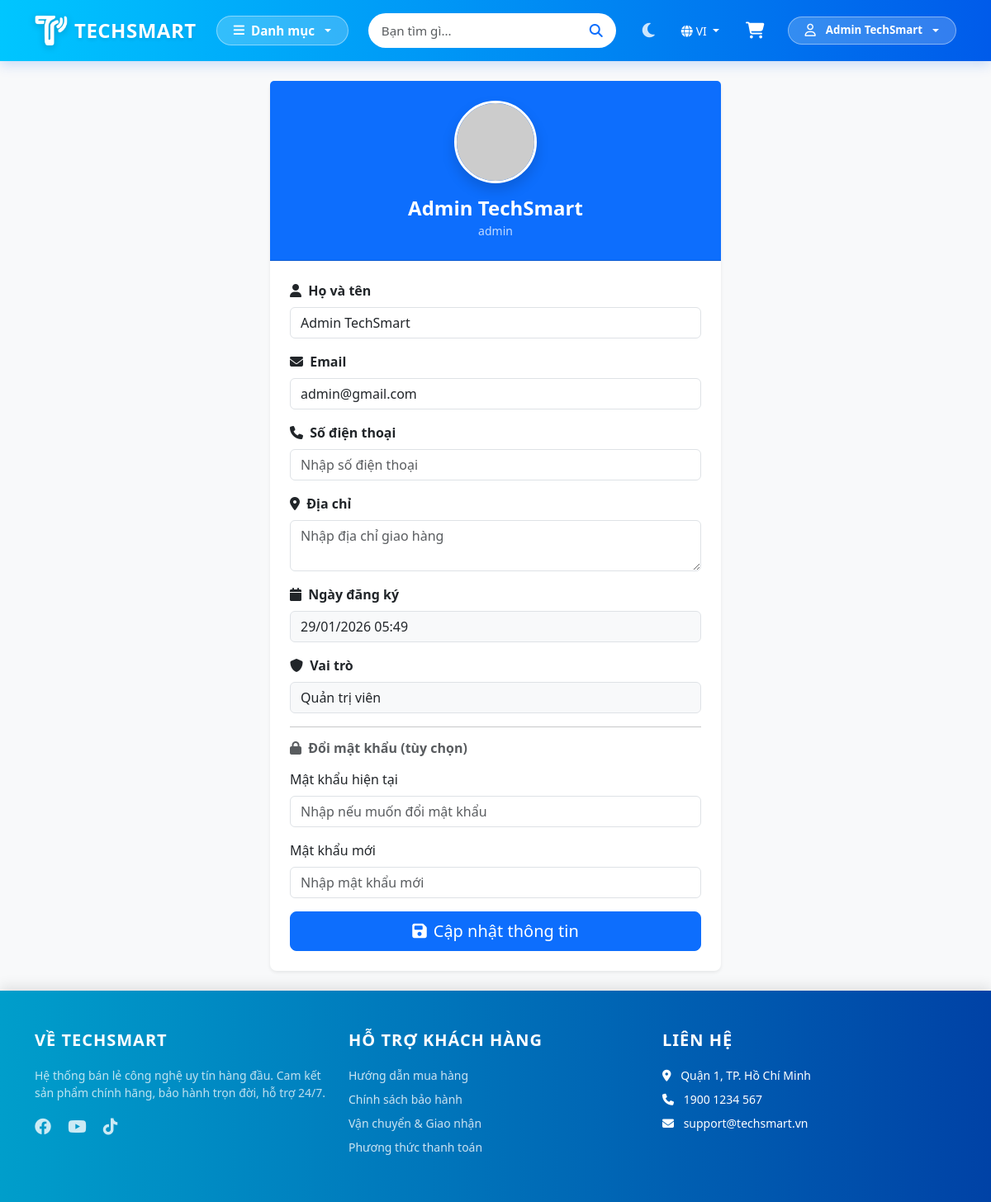
The app's page /auth/profile (signed in), older data.
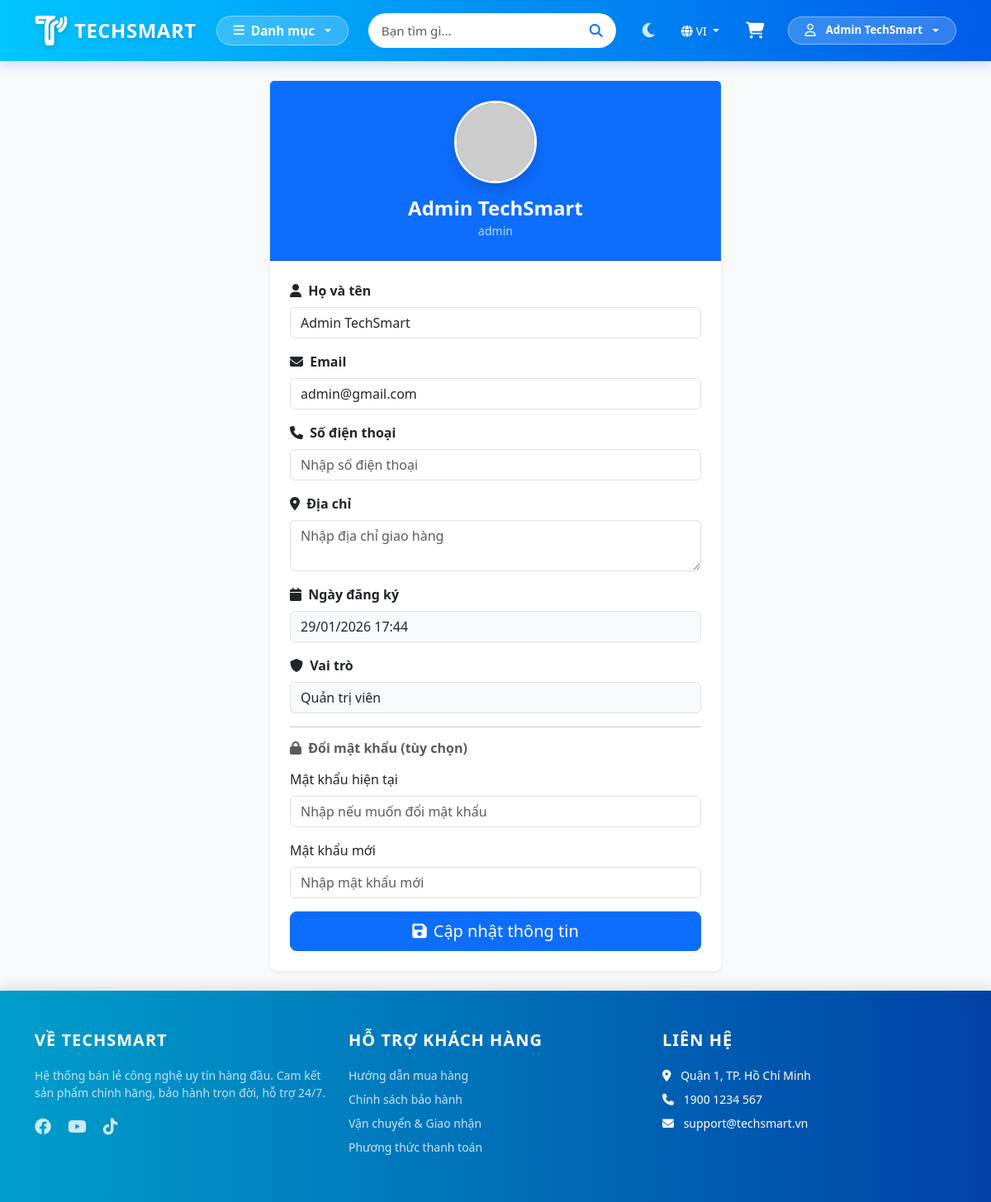
The same page, newer data.
### tables this page shows
CREATE TABLE `users` (
  `id` int(11) NOT NULL AUTO_INCREMENT,
  `fullname` varchar(100) DEFAULT NULL,
  `email` varchar(100) DEFAULT NULL,
  `phone` varchar(20) DEFAULT NULL,
  `address` varchar(255) DEFAULT NULL,
  `ward` varchar(100) DEFAULT NULL,
  `district` varchar(100) DEFAULT NULL,
  `password` varchar(255) DEFAULT NULL,
  `role` enum('customer','admin') DEFAULT 'customer',
  `is_locked` tinyint(1) DEFAULT 0,
  `created_at` timestamp NOT NULL DEFAULT current_timestamp(),
  `status` enum('active','locked') DEFAULT 'active',
  PRIMARY KEY (`id`),
  UNIQUE KEY `email` (`email`)
);

### app/controllers/AuthController.php (called while the page is built, shortened)
<?php
require_once dirname(__DIR__) . '/core/Controller.php';
class AuthController extends Controller {
    public function profile() {
        $userModel = $this->model('UserModel');
        $user = $userModel->getUserById($_SESSION['user_id']);
        $this->view('auth/profile', [
            'title' => 'Thông tin cá nhân',
            'user' => $user,
            'success' => $_SESSION['profile_success'] ?? null,
            'error' => $_SESSION['profile_error'] ?? null
        ]);
    }
}
?>

### app/core/App.php (called while the page is built, shortened)
<?php
class App {
    protected $method = 'index';
    public function __construct() {
        $url = $this->parseUrl();
        if(file_exists('../app/controllers/' . ucfirst($url[0] ?? '') . 'Controller.php')) {
            unset($url[0]);
        }
        $this->controller = new $this->controller;
        if(isset($url[1])) {
            if(method_exists($this->controller, $url[1])) {
                $this->method = $url[1];
                unset($url[1]);
            }
        }
        $this->params = $url ? array_values($url) : [];
        call_user_func_array([$this->controller, $this->method], $this->params);
    }
    public function parseUrl() {
        if(isset($_GET['url'])) {
            return explode('/', filter_var(rtrim($_GET['url'], '/'), FILTER_SANITIZE_URL));
        }
        return [];
    }
}
?>

### public/index.php (called while the page is built, shortened)
<?php
require_once ROOT . '/app/core/Database.php';
require_once ROOT . '/app/core/Controller.php';
require_once ROOT . '/app/core/App.php';
$app = new App();
?>

### app/core/Database.php (called while the page is built, shortened)
<?php
class Database {
    public function __construct() {
        try {
            $this->conn = new PDO("mysql:host=".DB_HOST.";dbname=".DB_NAME, DB_USER, DB_PASS);
        } catch(PDOException $e) {
            die("Connection failed: " . $e->getMessage());
        }
    }
}
?>

### app/models/UserModel.php (called while the page is built, shortened)
<?php
require_once dirname(__DIR__) . '/core/Database.php';
class UserModel extends Database {
    public function getUserById($id) {
        $stmt = $this->conn->prepare("SELECT * FROM users WHERE id = ?");
        $stmt->execute([$id]);
        return $stmt->fetch(PDO::FETCH_ASSOC);
    }
}
?>

### app/views/auth/profile.php (the view, shortened to what the changed rows need)
<?php require_once dirname(__DIR__) . '/layouts/header.php'; ?>
<div class="row justify-content-center">
    <div class="col-md-8 col-lg-6">
        <div class="card shadow-sm border-0 rounded-3">
            <div class="card-header bg-primary text-white text-center py-4">
                <div class="mb-3">
                    <img src="https://ui-avatars.com/api/?name=<?= urlencode($_SESSION['name'] ?? 'User') ?>&background=0d6efd&color=fff&size=100"
                         class="rounded-circle border border-3 border-white shadow" width="100">
                </div>
                <h4 class="mb-0 fw-bold"><?= htmlspecialchars($_SESSION['name'] ?? 'User') ?></h4>
                <small class="opacity-75"><?= $_SESSION['role'] ?? 'customer' ?></small>
            </div>
            <div class="card-body p-4">
                <form action="<?= BASE_URL ?>auth/updateProfile" method="POST">
                    <div class="mb-3">
                        <label class="form-label fw-bold"><i class="fa-solid fa-user me-1"></i> Họ và tên</label>
                        <input type="text" name="fullname" class="form-control" value="<?= htmlspecialchars($data['user']['fullname'] ?? $_SESSION['name'] ?? '') ?>" required>
                    </div>
                    <div class="mb-3">
                        <label class="form-label fw-bold"><i class="fa-solid fa-envelope me-1"></i> Email</label>
                        <input type="email" name="email" class="form-control" value="<?= htmlspecialchars($data['user']['email'] ?? '') ?>" required>
                    </div>
                    <div class="mb-3">
                        <label class="form-label fw-bold"><i class="fa-solid fa-phone me-1"></i> Số điện thoại</label>
                        <input type="tel" name="phone" class="form-control" value="<?= htmlspecialchars($data['user']['phone'] ?? '') ?>" placeholder="Nhập số điện thoại">
                    </div>
                    <div class="mb-3">
                        <label class="form-label fw-bold"><i class="fa-solid fa-location-dot me-1"></i> Địa chỉ</label>
                        <textarea name="address" class="form-control" rows="2" placeholder="Nhập địa chỉ giao hàng"><?= htmlspecialchars($data['user']['address'] ?? '') ?></textarea>
                    </div>
                    <div class="mb-3">
                        <label class="form-label fw-bold"><i class="fa-solid fa-calendar me-1"></i> Ngày đăng ký</label>
                        <input type="text" class="form-control bg-light" value="<?= isset($data['user']['created_at']) ? date('d/m/Y H:i', strtotime($data['user']['created_at'])) : 'N/A' ?>" disabled>
                    </div>
                    <div class="mb-3">
                        <label class="form-label fw-bold"><i class="fa-solid fa-shield me-1"></i> Vai trò</label>
                        <input type="text" class="form-control bg-light"
                               value="<?= ($_SESSION['role'] ?? 'customer') == 'admin' ? 'Quản trị viên' : 'Khách hàng' ?>" disabled>
                    </div>
                    <hr>
                    <h6 class="fw-bold text-muted mb-3"><i class="fa-solid fa-lock me-1"></i> Đổi mật khẩu (tùy chọn)</h6>
                    <div class="mb-3">
                        <label class="form-label">Mật khẩu hiện tại</label>
                        <input type="password" name="current_password" class="form-control" placeholder="Nhập nếu muốn đổi mật khẩu">
                    </div>
                    <div class="mb-3">
                        <label class="form-label">Mật khẩu mới</label>
                        <input type="password" name="new_password" class="form-control" placeholder="Nhập mật khẩu mới">
                    </div>
                    <div class="d-grid">
                        <button type="submit" class="btn btn-primary btn-lg">
                            <i class="fa-solid fa-save me-2"></i>Cập nhật thông tin
                        </button>
                    </div>
                </form>
            </div>
        </div>
    </div>
</div>
<?php require_once dirname(__DIR__) . '/layouts/footer.php'; ?>

Row changes from the older to the newer data that the page shows:
changed users "Admin TechSmart": created_at "29/01/2026 05:49" → "29/01/2026 17:44"
